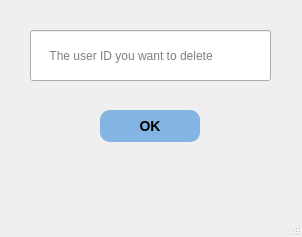
<?xml version="1.0" encoding="UTF-8"?>
<ui version="4.0">
 <class>MainWindow</class>
 <widget class="QMainWindow" name="MainWindow">
  <property name="geometry">
   <rect>
    <x>0</x>
    <y>0</y>
    <width>302</width>
    <height>237</height>
   </rect>
  </property>
  <property name="windowTitle">
   <string>MainWindow</string>
  </property>
  <widget class="QWidget" name="centralwidget">
   <widget class="QLineEdit" name="lineEdit">
    <property name="geometry">
     <rect>
      <x>30</x>
      <y>30</y>
      <width>241</width>
      <height>51</height>
     </rect>
    </property>
    <property name="placeholderText">
     <string>     The user ID you want to delete</string>
    </property>
   </widget>
   <widget class="QPushButton" name="btn_ok">
    <property name="geometry">
     <rect>
      <x>100</x>
      <y>110</y>
      <width>100</width>
      <height>32</height>
     </rect>
    </property>
    <property name="styleSheet">
     <string notr="true">background-color: rgb(131, 180, 226);
border-style: outset;
border-width: 0px;
border-radius: 10px;
font: bold 14px; 
</string>
    </property>
    <property name="text">
     <string>OK</string>
    </property>
   </widget>
  </widget>
  <widget class="QStatusBar" name="statusbar"/>
 </widget>
 <resources/>
 <connections/>
</ui>
